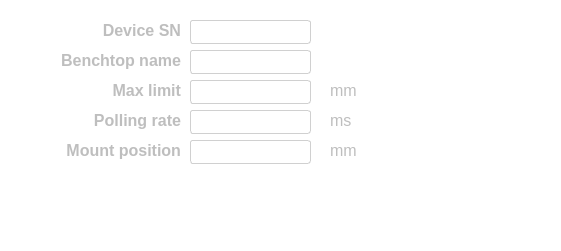
       <widget class="QWidget" name="widget_benchtop" native="true">
        <property name="enabled">
         <bool>false</bool>
        </property>
        <property name="geometry">
         <rect>
          <x>0</x>
          <y>170</y>
          <width>561</width>
          <height>251</height>
         </rect>
        </property>
        <property name="styleSheet">
         <string notr="true">background-color: rgba(255, 255, 255,0);</string>
        </property>
        <widget class="QLabel" name="benchtop_device_sn_labe">
         <property name="geometry">
          <rect>
           <x>60</x>
           <y>20</y>
           <width>121</width>
           <height>21</height>
          </rect>
         </property>
         <property name="font">
          <font>
           <pointsize>12</pointsize>
           <bold>true</bold>
          </font>
         </property>
         <property name="layoutDirection">
          <enum>Qt::LeftToRight</enum>
         </property>
         <property name="styleSheet">
          <string notr="true"/>
         </property>
         <property name="text">
          <string>Device SN</string>
         </property>
         <property name="alignment">
          <set>Qt::AlignRight|Qt::AlignTrailing|Qt::AlignVCenter</set>
         </property>
        </widget>
        <widget class="QLabel" name="settings_gen_sweep_type_label">
         <property name="geometry">
          <rect>
           <x>20</x>
           <y>50</y>
           <width>161</width>
           <height>21</height>
          </rect>
         </property>
         <property name="font">
          <font>
           <pointsize>12</pointsize>
           <bold>true</bold>
          </font>
         </property>
         <property name="layoutDirection">
          <enum>Qt::LeftToRight</enum>
         </property>
         <property name="styleSheet">
          <string notr="true"/>
         </property>
         <property name="text">
          <string>Benchtop name</string>
         </property>
         <property name="alignment">
          <set>Qt::AlignRight|Qt::AlignTrailing|Qt::AlignVCenter</set>
         </property>
        </widget>
        <widget class="QLabel" name="benchtop_max_limit_label">
         <property name="geometry">
          <rect>
           <x>20</x>
           <y>80</y>
           <width>161</width>
           <height>21</height>
          </rect>
         </property>
         <property name="font">
          <font>
           <pointsize>12</pointsize>
           <bold>true</bold>
          </font>
         </property>
         <property name="layoutDirection">
          <enum>Qt::LeftToRight</enum>
         </property>
         <property name="styleSheet">
          <string notr="true"/>
         </property>
         <property name="text">
          <string>Max limit</string>
         </property>
         <property name="alignment">
          <set>Qt::AlignRight|Qt::AlignTrailing|Qt::AlignVCenter</set>
         </property>
        </widget>
        <widget class="QLineEdit" name="benchtop_max_limit_line">
         <property name="enabled">
          <bool>false</bool>
         </property>
         <property name="geometry">
          <rect>
           <x>190</x>
           <y>80</y>
           <width>121</width>
           <height>24</height>
          </rect>
         </property>
         <property name="styleSheet">
          <string notr="true">QLineEdit{
border: 1px solid gray;
border-color:rgb(208,208,208);
border-radius: 3px;
background-color: rgb(255, 255, 255);
color: rgb(0, 0, 0);
}
QLineEdit::Disabled{
color: rgb(208,208,208);
}

</string>
         </property>
         <property name="text">
          <string/>
         </property>
         <property name="alignment">
          <set>Qt::AlignRight|Qt::AlignTrailing|Qt::AlignVCenter</set>
         </property>
        </widget>
        <widget class="QLabel" name="benchtop_polling_rate_label">
         <property name="geometry">
          <rect>
           <x>20</x>
           <y>110</y>
           <width>161</width>
           <height>21</height>
          </rect>
         </property>
         <property name="font">
          <font>
           <pointsize>12</pointsize>
           <bold>true</bold>
          </font>
         </property>
         <property name="layoutDirection">
          <enum>Qt::LeftToRight</enum>
         </property>
         <property name="styleSheet">
          <string notr="true"/>
         </property>
         <property name="text">
          <string>Polling rate</string>
         </property>
         <property name="alignment">
          <set>Qt::AlignRight|Qt::AlignTrailing|Qt::AlignVCenter</set>
         </property>
        </widget>
        <widget class="QLineEdit" name="benchtop_polling_rate_line">
         <property name="enabled">
          <bool>false</bool>
         </property>
         <property name="geometry">
          <rect>
           <x>190</x>
           <y>110</y>
           <width>121</width>
           <height>24</height>
          </rect>
         </property>
         <property name="styleSheet">
          <string notr="true">QLineEdit{
border: 1px solid gray;
border-color:rgb(208,208,208);
border-radius: 3px;
background-color: rgb(255, 255, 255);
color: rgb(0, 0, 0);
}
QLineEdit::Disabled{
color: rgb(208,208,208);
}

</string>
         </property>
         <property name="text">
          <string/>
         </property>
         <property name="alignment">
          <set>Qt::AlignRight|Qt::AlignTrailing|Qt::AlignVCenter</set>
         </property>
        </widget>
        <widget class="QLabel" name="benchtop_mm_label">
         <property name="geometry">
          <rect>
           <x>330</x>
           <y>80</y>
           <width>61</width>
           <height>21</height>
          </rect>
         </property>
         <property name="font">
          <font>
           <pointsize>12</pointsize>
          </font>
         </property>
         <property name="styleSheet">
          <string notr="true"/>
         </property>
         <property name="text">
          <string>mm</string>
         </property>
        </widget>
        <widget class="QLabel" name="settings_hz2_label_2">
         <property name="geometry">
          <rect>
           <x>330</x>
           <y>110</y>
           <width>61</width>
           <height>21</height>
          </rect>
         </property>
         <property name="font">
          <font>
           <pointsize>12</pointsize>
          </font>
         </property>
         <property name="styleSheet">
          <string notr="true"/>
         </property>
         <property name="text">
          <string>ms</string>
         </property>
        </widget>
        <widget class="QLineEdit" name="bechtop_device_sn_line">
         <property name="enabled">
          <bool>false</bool>
         </property>
         <property name="geometry">
          <rect>
           <x>190</x>
           <y>20</y>
           <width>121</width>
           <height>24</height>
          </rect>
         </property>
         <property name="styleSheet">
          <string notr="true">QLineEdit{
border: 1px solid gray;
border-color:rgb(208,208,208);
border-radius: 3px;
background-color: rgb(255, 255, 255);
color: rgb(0, 0, 0);
}
QLineEdit::Disabled{
color: rgb(208,208,208);
}

</string>
         </property>
         <property name="text">
          <string/>
         </property>
         <property name="alignment">
          <set>Qt::AlignRight|Qt::AlignTrailing|Qt::AlignVCenter</set>
         </property>
        </widget>
        <widget class="QLineEdit" name="benchtop_name_line">
         <property name="enabled">
          <bool>false</bool>
         </property>
         <property name="geometry">
          <rect>
           <x>190</x>
           <y>50</y>
           <width>121</width>
           <height>24</height>
          </rect>
         </property>
         <property name="styleSheet">
          <string notr="true">QLineEdit{
border: 1px solid gray;
border-color:rgb(208,208,208);
border-radius: 3px;
background-color: rgb(255, 255, 255);
color: rgb(0, 0, 0);
}
QLineEdit::Disabled{
color: rgb(208,208,208);
}

</string>
         </property>
         <property name="text">
          <string/>
         </property>
         <property name="alignment">
          <set>Qt::AlignRight|Qt::AlignTrailing|Qt::AlignVCenter</set>
         </property>
        </widget>
        <widget class="QLabel" name="benchtop_polling_rate_label_2">
         <property name="geometry">
          <rect>
           <x>20</x>
           <y>140</y>
           <width>161</width>
           <height>21</height>
          </rect>
         </property>
         <property name="font">
          <font>
           <pointsize>12</pointsize>
           <bold>true</bold>
          </font>
         </property>
         <property name="layoutDirection">
          <enum>Qt::LeftToRight</enum>
         </property>
         <property name="styleSheet">
          <string notr="true"/>
         </property>
         <property name="text">
          <string>Mount position</string>
         </property>
         <property name="alignment">
          <set>Qt::AlignRight|Qt::AlignTrailing|Qt::AlignVCenter</set>
         </property>
        </widget>
        <widget class="QLineEdit" name="benchtop_mount_position">
         <property name="enabled">
          <bool>false</bool>
         </property>
         <property name="geometry">
          <rect>
           <x>190</x>
           <y>140</y>
           <width>121</width>
           <height>24</height>
          </rect>
         </property>
         <property name="styleSheet">
          <string notr="true">QLineEdit{
border: 1px solid gray;
border-color:rgb(208,208,208);
border-radius: 3px;
background-color: rgb(255, 255, 255);
color: rgb(0, 0, 0);
}
QLineEdit::Disabled{
color: rgb(208,208,208);
}

</string>
         </property>
         <property name="text">
          <string/>
         </property>
         <property name="alignment">
          <set>Qt::AlignRight|Qt::AlignTrailing|Qt::AlignVCenter</set>
         </property>
        </widget>
        <widget class="QLabel" name="benchtop_mm_label_2">
         <property name="geometry">
          <rect>
           <x>330</x>
           <y>140</y>
           <width>61</width>
           <height>21</height>
          </rect>
         </property>
         <property name="font">
          <font>
           <pointsize>12</pointsize>
          </font>
         </property>
         <property name="styleSheet">
          <string notr="true"/>
         </property>
         <property name="text">
          <string>mm</string>
         </property>
        </widget>
       </widget>
